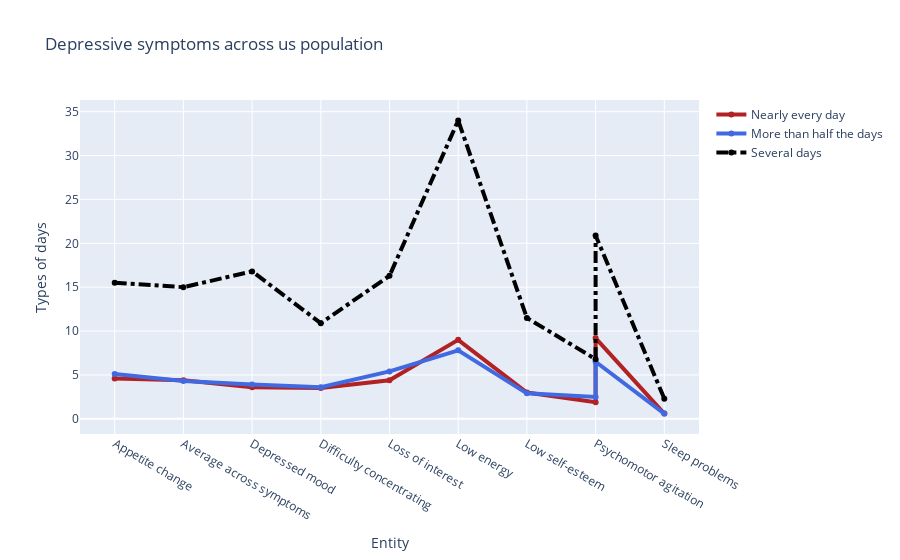

The cell this chart's notebook holds for it:
### Markdown cell above
# 7- Multiple Analysis

### Code cell
x = ["Appetite change", "Average across symptoms", "Depressed mood", "Difficulty concentrating", "Loss of interest",
    "Low energy", "Low self-esteem", "Psychomotor agitation", "Psychomotor agitation", "Sleep problems", "Suicidal ideation"]

fig = go.Figure()
# Create and style traces
fig.add_trace(go.Scatter(x=x, y=df3["Nearly every day"], name='Nearly every day',
                         line=dict(color='firebrick', width=4)))
fig.add_trace(go.Scatter(x=x, y=df3["More than half the days"], name = 'More than half the days',
                         line=dict(color='royalblue', width=4)))
fig.add_trace(go.Scatter(x=x, y=df3["Several days"], name='Several days',
                         line=dict(color='black', width=4,
                              dash='dashdot') # dash options include 'dash', 'dot', and 'dashdot'
))

# Edit the layout
fig.update_layout(title='Depressive symptoms across us population',
                   xaxis_title='Entity',
                   yaxis_title='Types of days')


fig.show()

### Figure 1 — Plotly figure (JSON) as saved in the notebook; plotly's stock layout.template omitted (floating-point values rounded to 4 significant figures)
{"data": [{"line": {"color": "firebrick", "width": 4}, "name": "Nearly every day", "type": "scatter", "x": ["Appetite change", "Average across symptoms", "Depressed mood", "Difficulty concentrating", "Loss of interest", "Low energy", "Low self-esteem", "Psychomotor agitation", "Psychomotor agitation", "Sleep problems", "Suicidal ideation"], "y": [4.6, 4.4, 3.6, 3.5, 4.4, 9, 3, 1.9, 9.2, 0.6]}, {"line": {"color": "royalblue", "width": 4}, "name": "More than half the days", "type": "scatter", "x": ["Appetite change", "Average across symptoms", "Depressed mood", "Difficulty concentrating", "Loss of interest", "Low energy", "Low self-esteem", "Psychomotor agitation", "Psychomotor agitation", "Sleep problems", "Suicidal ideation"], "y": [5.1, 4.3, 3.9, 3.6, 5.4, 7.8, 2.9, 2.5, 6.5, 0.6]}, {"line": {"color": "black", "dash": "dashdot", "width": 4}, "name": "Several days", "type": "scatter", "x": ["Appetite change", "Average across symptoms", "Depressed mood", "Difficulty concentrating", "Loss of interest", "Low energy", "Low self-esteem", "Psychomotor agitation", "Psychomotor agitation", "Sleep problems", "Suicidal ideation"], "y": [15.5, 15, 16.8, 10.9, 16.3, 34, 11.5, 6.8, 20.9, 2.3]}], "layout": {"title": {"text": "Depressive symptoms across us population"}, "xaxis": {"title": {"text": "Entity"}}, "yaxis": {"title": {"text": "Types of days"}}}}
